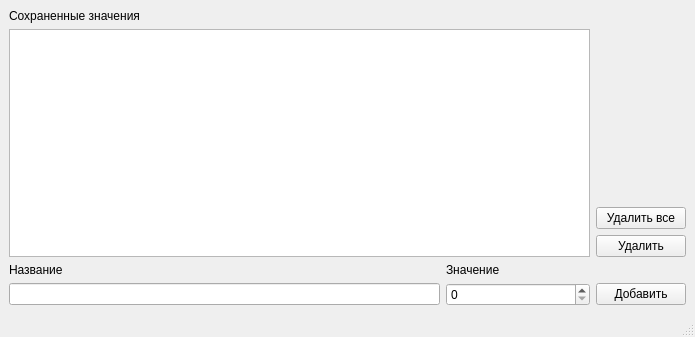
<?xml version="1.0" encoding="UTF-8"?>
<ui version="4.0">
 <class>MainWindow</class>
 <widget class="QMainWindow" name="MainWindow">
  <property name="geometry">
   <rect>
    <x>0</x>
    <y>0</y>
    <width>695</width>
    <height>337</height>
   </rect>
  </property>
  <property name="windowTitle">
   <string>MainWindow</string>
  </property>
  <widget class="QWidget" name="centralwidget">
   <layout class="QGridLayout" name="gridLayout">
    <item row="1" column="0">
     <widget class="QLabel" name="lbSavedItems">
      <property name="sizePolicy">
       <sizepolicy hsizetype="Preferred" vsizetype="Fixed">
        <horstretch>0</horstretch>
        <verstretch>0</verstretch>
       </sizepolicy>
      </property>
      <property name="text">
       <string>Сохраненные значения</string>
      </property>
     </widget>
    </item>
    <item row="5" column="0">
     <widget class="QLabel" name="lbName">
      <property name="sizePolicy">
       <sizepolicy hsizetype="Preferred" vsizetype="Fixed">
        <horstretch>0</horstretch>
        <verstretch>0</verstretch>
       </sizepolicy>
      </property>
      <property name="text">
       <string>Название</string>
      </property>
     </widget>
    </item>
    <item row="4" column="2">
     <widget class="QPushButton" name="btnRemove">
      <property name="minimumSize">
       <size>
        <width>90</width>
        <height>0</height>
       </size>
      </property>
      <property name="text">
       <string>Удалить</string>
      </property>
     </widget>
    </item>
    <item row="5" column="1">
     <widget class="QLabel" name="lbValue">
      <property name="sizePolicy">
       <sizepolicy hsizetype="Fixed" vsizetype="Preferred">
        <horstretch>0</horstretch>
        <verstretch>0</verstretch>
       </sizepolicy>
      </property>
      <property name="text">
       <string>Значение</string>
      </property>
     </widget>
    </item>
    <item row="6" column="0">
     <widget class="QLineEdit" name="leName">
      <property name="sizePolicy">
       <sizepolicy hsizetype="Expanding" vsizetype="Fixed">
        <horstretch>3</horstretch>
        <verstretch>0</verstretch>
       </sizepolicy>
      </property>
      <property name="minimumSize">
       <size>
        <width>0</width>
        <height>0</height>
       </size>
      </property>
     </widget>
    </item>
    <item row="6" column="1">
     <widget class="QSpinBox" name="sbValue">
      <property name="sizePolicy">
       <sizepolicy hsizetype="Expanding" vsizetype="Fixed">
        <horstretch>1</horstretch>
        <verstretch>0</verstretch>
       </sizepolicy>
      </property>
      <property name="minimumSize">
       <size>
        <width>100</width>
        <height>0</height>
       </size>
      </property>
      <property name="maximumSize">
       <size>
        <width>1000000</width>
        <height>16777215</height>
       </size>
      </property>
     </widget>
    </item>
    <item row="6" column="2">
     <widget class="QPushButton" name="pbAdd_2">
      <property name="minimumSize">
       <size>
        <width>90</width>
        <height>0</height>
       </size>
      </property>
      <property name="text">
       <string>Добавить</string>
      </property>
     </widget>
    </item>
    <item row="2" column="0" rowspan="3" colspan="2">
     <widget class="QListView" name="lvSavedItems"/>
    </item>
    <item row="3" column="2">
     <widget class="QPushButton" name="btnClear">
      <property name="minimumSize">
       <size>
        <width>90</width>
        <height>0</height>
       </size>
      </property>
      <property name="text">
       <string>Удалить все</string>
      </property>
     </widget>
    </item>
   </layout>
  </widget>
  <widget class="QMenuBar" name="menubar">
   <property name="geometry">
    <rect>
     <x>0</x>
     <y>0</y>
     <width>695</width>
     <height>22</height>
    </rect>
   </property>
  </widget>
  <widget class="QStatusBar" name="statusbar"/>
 </widget>
 <resources/>
 <connections>
  <connection>
   <sender>btnRemove</sender>
   <signal>clicked()</signal>
   <receiver>lvSavedItems</receiver>
   <slot>clearSelection()</slot>
   <hints>
    <hint type="sourcelabel">
     <x>690</x>
     <y>493</y>
    </hint>
    <hint type="destinationlabel">
     <x>350</x>
     <y>342</y>
    </hint>
   </hints>
  </connection>
  <connection>
   <sender>btnClear</sender>
   <signal>clicked()</signal>
   <receiver>lvSavedItems</receiver>
   <slot>reset()</slot>
   <hints>
    <hint type="sourcelabel">
     <x>718</x>
     <y>460</y>
    </hint>
    <hint type="destinationlabel">
     <x>566</x>
     <y>428</y>
    </hint>
   </hints>
  </connection>
 </connections>
</ui>
